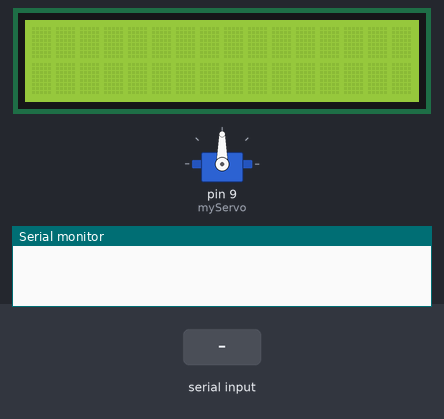
A sketch run on a simulated Arduino Uno, built with avr-gcc and run on an emulated ATmega328P. Shown: servo, 16×2 character LCD, the last lines printed to the serial monitor. Inputs (shaded band) come from the test bench.

Above: at 1.2 s.
1.3 s: "cardboard\n" received over Serial
At 2.5 s:
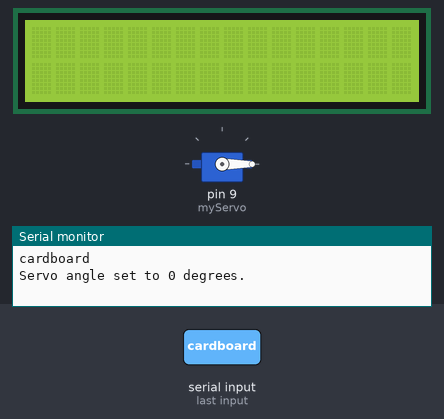
2.8 s: "plastic\n" received over Serial
At 3.5 s:
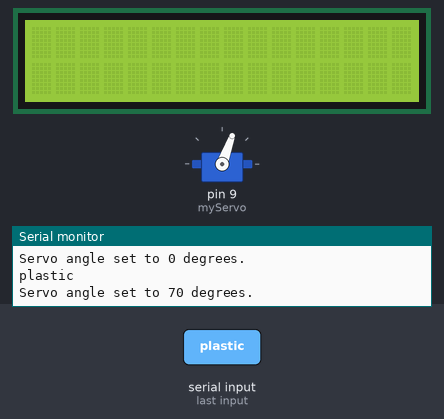
4.3 s: "metal\n" received over Serial
At 4.6 s:
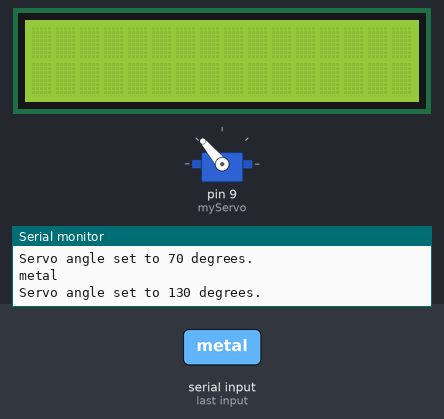
5.8 s: "1\n" received over Serial
At 6.8 s:
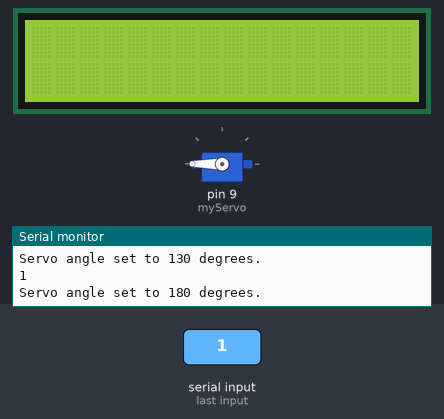
Timing chart, 0 to 8.3 s (numbered marks = the images above; inputs shaded):
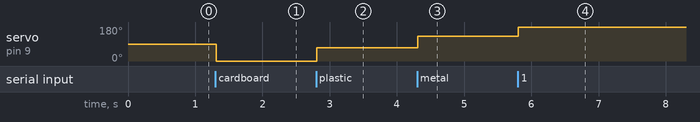

Measured:
- after the input at 1.3 s, servo on pin 9 (myServo): 90° → 0° at once
- after the input at 2.8 s, servo on pin 9 (myServo): 0° → 70° at once
- after the input at 4.3 s, servo on pin 9 (myServo): 70° → 130° at once
- after the input at 5.8 s, servo on pin 9 (myServo): 130° → 180° at once

The sketch:

panther_arduino.ino
```cpp
#include <LiquidCrystal_I2C.h>
#include<Servo.h>
#include<Wire.h>

LiquidCrystal_I2C lcd(0x3F,16,2);
Servo myServo;

int angle;
void setup() {

Serial.begin(9600);
myServo.attach(9);
lcd.init();
lcd.backlight();
}

void loop() {
   if (Serial.available() > 0) { // Check if there is data available to read
    String data = Serial.readStringUntil('\n'); // Read the data until a newline character is received
    Serial.println(data); // Print the data to the serial monitor

      if (data.indexOf("cardboard") != -1) {
      angle = 0;
      }
      else if (data.indexOf("plastic") != -1) {
      angle = 70;
         }
       else if (data.indexOf("metal") != -1) {
      angle = 130;
  }
  else {
    angle = 180;
  }
      if (angle > 180) angle = 0;
      myServo.write(angle);
      Serial.println("Servo angle set to " + String(angle) + " degrees.");
    }
  }
```
